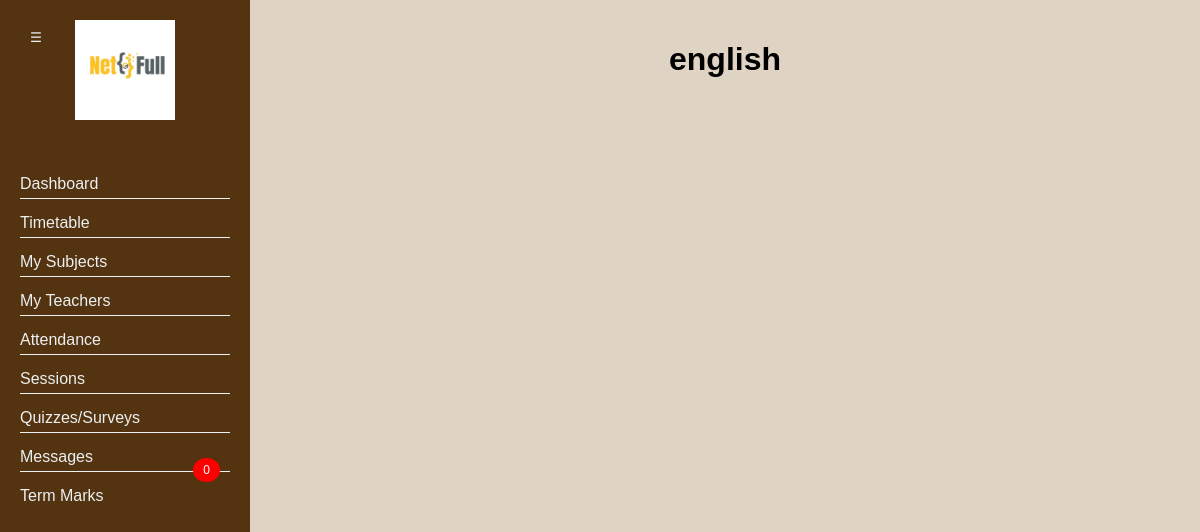
The app's page /view_subject/1 (signed in), older data.
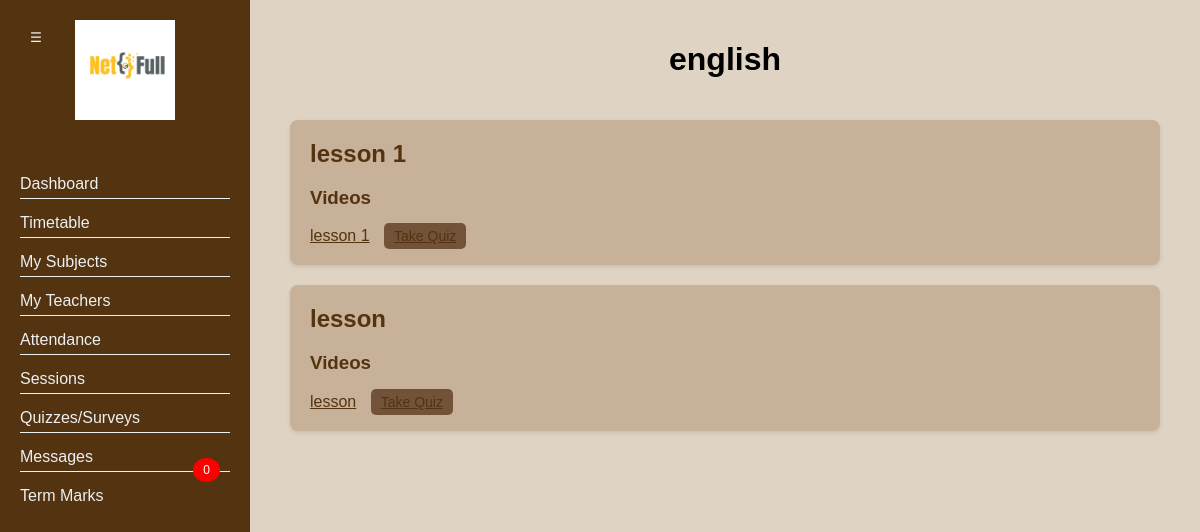
The same page, newer data.
### main.py (models this page shows)
    class Subjects(db.Model):
        id = db.Column(db.Integer, primary_key=True)
        name = db.Column(db.String(100))
        teacher_id = db.Column(db.Integer, db.ForeignKey('users.id'))
        grade = db.Column(db.String(1000))
        Class = db.Column(db.String(1000))
        teacher_name = db.Column(db.String(1000))
        teacher_email = db.Column(db.String(100))
        lessons = db.relationship('Lessons', backref='subject')

    class Lessons(db.Model):
        id = db.Column(db.Integer, primary_key=True)
        name = db.Column(db.String(100))
        subject_id = db.Column(db.Integer, db.ForeignKey('subjects.id'))
        files = db.relationship('Files', backref='lesson')
        video_link = db.relationship('Videos', backref='lesson')
        quizzes = db.relationship('Quizzes', backref='lesson')

    class Videos(db.Model):
        id = db.Column(db.Integer, primary_key=True)
        name = db.Column(db.String(100))
        url = db.Column(db.String(200))
        lesson_id = db.Column(db.Integer, db.ForeignKey('lessons.id'))

### main.py (the view, shortened to what this page needs)
@app.route('/view_subject/<int:subject_id>')
@login_required
def view_subject(subject_id):
    subject = Subjects.query.get_or_404(subject_id)
    print(f"Subject ID: {subject_id}")
    lessons = Lessons.query.filter_by(subject_id=subject.id).all()
    lesson_videos = {lesson.id: Videos.query.filter_by(lesson_id=lesson.id).all() for lesson in lessons}
    lesson_files = {lesson.id: Files.query.filter_by(lesson_id=lesson.id).all() for lesson in lessons}
    lesson_quizzes = {lesson.id: Quizzes.query.filter_by(lesson_id=lesson.id).all() for lesson in lessons}
    if current_user.role == "student":
        return render_template("view_subject.html", subject=subject, lessons=lessons, lesson_videos=lesson_videos, lesson_files=lesson_files, lesson_quiz=lesson_quizzes, user=current_user,student_id=current_user.id)
    elif current_user.role == "parent":
        if request.method == 'POST':
            child_id = request.form.get('child_id')
            print(f"Child ID: {child_id}")
        return render_template("view_subject.html", subject=subject, lessons=lessons, lesson_videos=lesson_videos, lesson_files=lesson_files, lesson_quiz=lesson_quizzes)
    elif current_user.role == "admin":
        return render_template("view_subject_teacher.html", subject=subject, lessons=lessons,
                               lesson_videos=lesson_videos, lesson_files=lesson_files, lesson_quiz=lesson_quizzes,
                               user=current_user)
    else:
        flash("You do not have the necessary permissions to view this page.", "danger")
        return redirect(url_for('dashboard'))

### main.py (called while the page is built)
@login_manager.user_loader
def load_user(user_id):
    user = Users.query.get(int(user_id))
    return user

@app.context_processor
def utility_processor():
    return dict(enumerate=enumerate)

### templates/view_subject.html (shortened to what this page needs)
<!DOCTYPE html>
<html lang="en">
<head>
    <link rel="stylesheet" href="{{ url_for('static', filename='css/simplebar.css') }}">
    <link rel="stylesheet" href="{{ url_for('static', filename='css/feather.css') }}">
    <link rel="stylesheet" href="{{ url_for('static', filename='css/fullcalendar.css') }}">
    <link rel="stylesheet" href="{{ url_for('static', filename='css/select2.css') }}">
    <link rel="stylesheet" href="{{ url_for('static', filename='css/dropzone.css') }}">
    <link rel="stylesheet" href="{{ url_for('static', filename='css/uppy.min.css') }}">
    <link rel="stylesheet" href="{{ url_for('static', filename='css/jquery.steps.css') }}">
    <link rel="stylesheet" href="{{ url_for('static', filename='css/jquery.timepicker.css') }}">
    <link rel="stylesheet" href="{{ url_for('static', filename='css/quill.snow.css') }}">
    <link rel="stylesheet" href="{{ url_for('static', filename='css/daterangepicker.css') }}">
</head>
<body>
{% extends "student_base.html" %}
{% block content %}
        <div>
            <div class="dashboard-header">
                <h1>{{ subject.name }}</h1>
            </div>
            <div class="posts">
                {% for lesson in lessons %}
                <div class="post">
                    <h2>{{ lesson.name }}</h2>
                    {% if lesson_videos[lesson.id] %}
                        <h3>Videos</h3>
                            {% for video in lesson_videos[lesson.id] %}
                            <a href="{{ url_for('show_video', video_id=video.id) }}">{{ video.name }}</a>
                            {% endfor %}
                    {% endif %}
                    {% if lesson_quiz.get(lesson.id) %}  <a href="/take_quiz/{{ lesson.id }}" class="take-quiz-btn">Take  Quiz</a>
                    {% endif %}
                </div>
                {% endfor %}
            </div>
        </div>
{% endblock %}

### templates/student_base.html (shortened to what this page needs)
<!DOCTYPE html>
<html lang="en">
<head>
</head>
<body>
    <button class="toggle-btn" onclick="toggleSidebar()">☰</button>
    <div class="container">
        <div class="sidebar" id="sidebar">
            <div class="logo-container">
                <a href="../templates/index.html">
                    <img src="../static/assets/images/logo.png" alt="School Logo" style="width: 100px; height: auto;">
                </a>
            </div>
            <ul>
                <li><a href="/dashboard"><span class="link-text">Dashboard</span></a></li>
                <li><a href="/view_timetable"><span class="link-text">Timetable</span></a></li>
                <li><a href="/my_subjects"><span class="link-text">My Subjects</span></a></li>
                <li><a href="/my_teachers"><span class="link-text">My Teachers</span></a></li>
                <li><a href="/attendance"><span class="link-text">Attendance</span></a></li>
                <li><a href="/zoom"><span class="link-text">Sessions</span></a></li>
                <li><a href="/quizzes_surveys"><span class="link-text">Quizzes/Surveys</span></a></li>
                <li class="notification"><a href="/messages"><span class="link-text">Messages</span><span class="badge" id="message-badge">0</span></a></li>
                <li><a href="/student_marks/{{ student_id }}"><span class="link-text">Term Marks</span></a></li>
            </ul>
        </div>
        <div class="main-content" id="main-content">
            {% block content %}{% endblock %}
        </div>
    </div>
</body>
</html>

### templates/view_subject.html (style rules this page uses)
body { background: #DFD3C3; font-family: Arial, sans-serif; margin: 0; padding: 0; display: flex; height: 100vh; overflow-x: hidden; }
.container { display: flex; flex: 1; }
.sidebar { width: 250px; background-color: #543310; color: #ecf0f1; padding: 20px; box-sizing: border-box; position: absolute; top: 0; bottom: 0; transform: translateX(0); transition: transform 0.3s ease-in-out; display: flex; flex-direction: column; align-items: center; overflow-y: auto; }
.logo-container { display: flex; justify-content: center; align-items: center; width: 100%; margin-bottom: 20px; }
.sidebar ul { list-style: none; padding: 0; width: 100%; }
.sidebar ul li { margin: 15px 0; border-bottom: 1px solid #ecf0f1; padding-bottom: 5px; position: relative; }
.sidebar ul li:last-child { border-bottom: none; }
.sidebar ul li a { color: #ecf0f1; text-decoration: none; display: block; width: 100%; }
.main-content { margin-left: 250px; flex: 1; padding: 20px; box-sizing: border-box; transition: margin-left 0.3s ease-in-out; }
.dashboard-header { text-align: center; margin-bottom: 20px; }
.posts { padding: 20px; box-sizing: border-box; overflow-y: auto; color: #543310; }
.post { background-color: #C7B198; padding: 20px; margin-bottom: 20px; border-radius: 8px; box-shadow: 0 2px 4px rgba(0, 0, 0, 0.1); }
.post h2 { margin: 0 0 10px 0; }
.post a { color: #543310; text-decoration: underline; }
.toggle-btn { position: fixed; top: 20px; left: 20px; background-color: #543310; color: #ecf0f1; border: none; padding: 10px; cursor: pointer; z-index: 1001; border-radius: 5px; }
.take-quiz-btn { background-color: #725238; color: #ecf0f1; border: none; padding: 5px 10px; margin-left: 10px; border-radius: 5px; cursor: pointer; text-decoration: none; font-size: 14px; }
.badge { background-color: red; color: white; border-radius: 50%; padding: 5px 10px; position: absolute; top: 10px; right: 10px; font-size: 12px; display: flex; justify-content: center; align-items: center; }

### templates/student_base.html (style rules this page uses)
body { background: #DFD3C3; font-family: Arial, sans-serif; margin: 0; padding: 0; display: flex; height: 100vh; overflow-x: hidden; }
.container { display: flex; flex: 1; }
.sidebar { width: 250px; background-color: #543310; color: #ecf0f1; padding: 20px; box-sizing: border-box; position: fixed; top: 0; bottom: 0; left: 0; transform: translateX(0); transition: transform 0.3s ease-in-out; display: flex; flex-direction: column; align-items: center; overflow-y: auto; overscroll-behavior: contain; z-index: 100; }
.logo-container { display: flex; justify-content: center; align-items: center; width: 100%; margin-bottom: 20px; }
.sidebar ul { list-style: none; padding: 0; width: 100%; }
.sidebar ul li { margin: 15px 0; border-bottom: 1px solid #ecf0f1; padding-bottom: 5px; }
.sidebar ul li:last-child { border-bottom: none; }
.sidebar ul li a { color: #ecf0f1; text-decoration: none; display: block; width: 100%; }
.toggle-btn { position: fixed; top: 20px; left: 20px; background-color: #543310; color: #ecf0f1; border: none; padding: 10px; cursor: pointer; z-index: 1001; border-radius: 5px; }
.badge { background-color: red; color: white; border-radius: 50%; padding: 5px 10px; position: absolute; top: 10px; right: 10px; font-size: 12px; display: flex; justify-content: center; align-items: center; }
.main-content { margin-left: 250px; padding: 20px; flex: 1; }

Row changes from the older to the newer data that the page shows:
added Lessons: name "lesson 1"
added Videos: name "lesson 1"
added Lessons: name "lesson"
added Videos: name "lesson"
